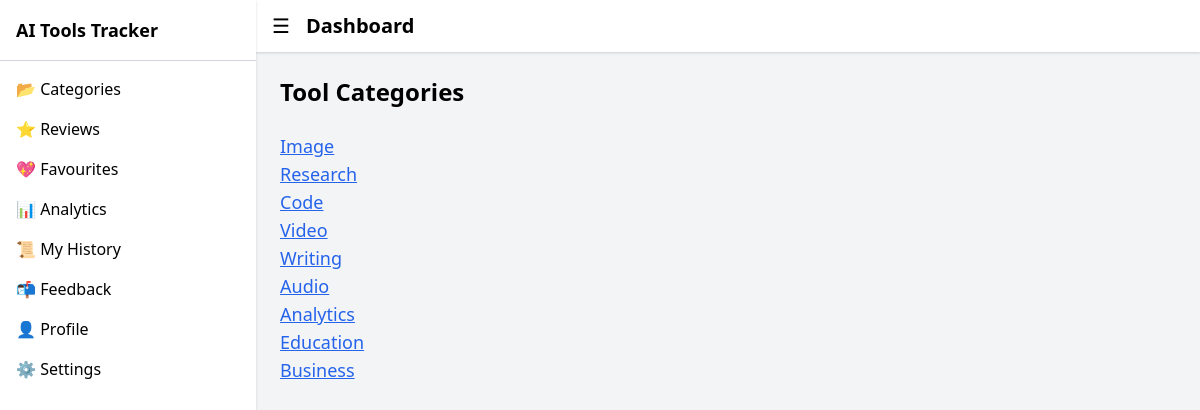
The page /tools/categories/ on the database as committed earlier.
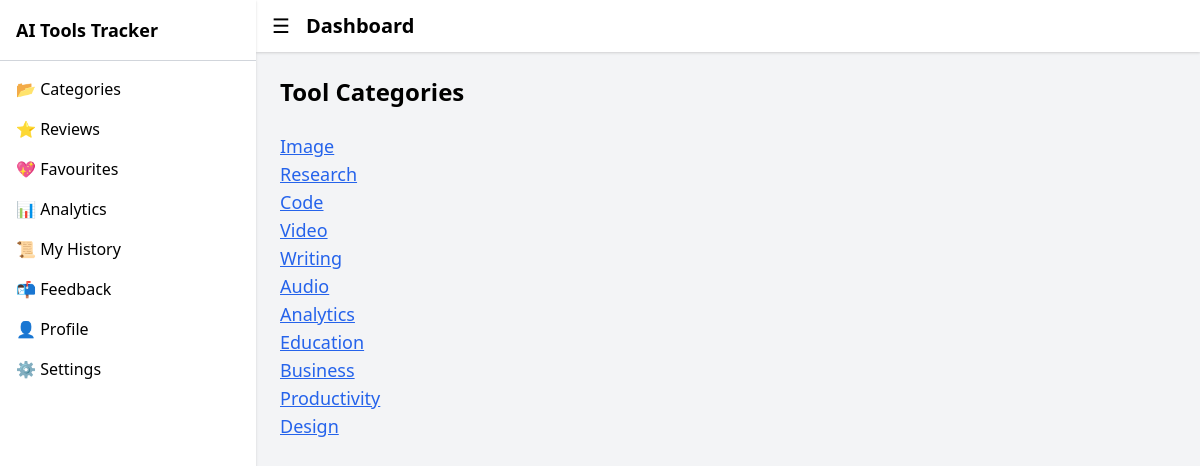
The same page on the database as committed later.
### tools/models.py (models this page shows, shortened)
class Category(models.Model):
    name = models.CharField(max_length=100)
    class Meta:
        verbose_name = "Category"
        verbose_name_plural = "Category"

### tools/views.py (the view)
# urls.py: path('categories/', views.categories_view, name='categories'),
def categories_view(request):
    categories = Category.objects.all()
    return render(request, 'tools/categories_list.html', {'categories': categories})

### users/context_processors.py (called while the page is built)
def user_theme_language(request):
    theme = 'light'
    language = 'en'
    if request.user.is_authenticated:
        settings = getattr(request.user, 'usersettings', None)
        if settings:
            theme = settings.theme
            language = settings.language
    translations = get_translation_context(language)
    return {
        'user_theme': theme,
        'user_language': language,
        'translations': translations,
    }

### users/translations.py (called while the page is built)
def get_translation_context(language='en'):
    if language not in TRANSLATIONS:
        return {}
    return {key: value for key, value in TRANSLATIONS[language].items()}

### tools/templates/tools/categories_list.html
{% extends "dashboard/base.html" %}
{% block content %}
<h2 class="text-2xl font-bold mb-6">Tool Categories</h2>
<ul>
  {% for category in categories %}
    <li>
      <a href="{% url 'tools:by_category' category.id %}" class="text-blue-600 underline text-lg">
        {{ category.name }}
      </a>
    </li>
  {% endfor %}
</ul>
{% endblock %}

Rows that differ between the two databases and show on the page:
added Category: name "Productivity"
added Category: name "Design"
